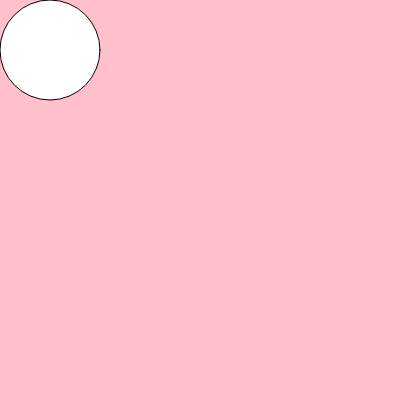
Frame 1 (no input)
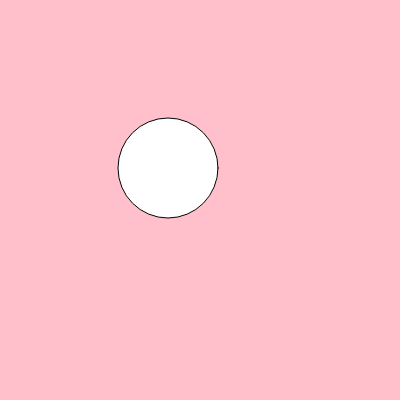
Frame 60 (no input)
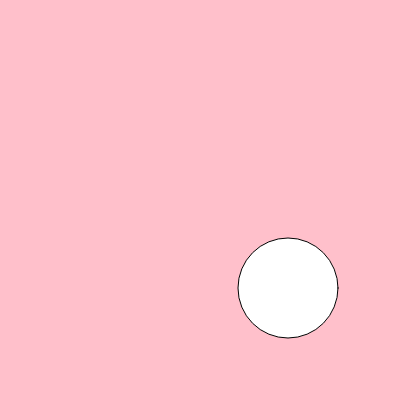
Frame 120 (the mouse pressed at the canvas centre since frame 60)

The p5.js sketch that drew these frames (run headless with seeded random() and noise() and a simulated clock; from frame 60 on, the mouse is pressed at the canvas centre):

// p5.js sketch
// ── sketch.js
let circleX = 50;
let circleY = 50;

function setup() {
  createCanvas(400, 400);
}

function draw() {
  background(255, 192, 203);
  circle(circleY, circleY, 100);
  circleX = circleX + 2;
  circleY = circleY + 2;
}
